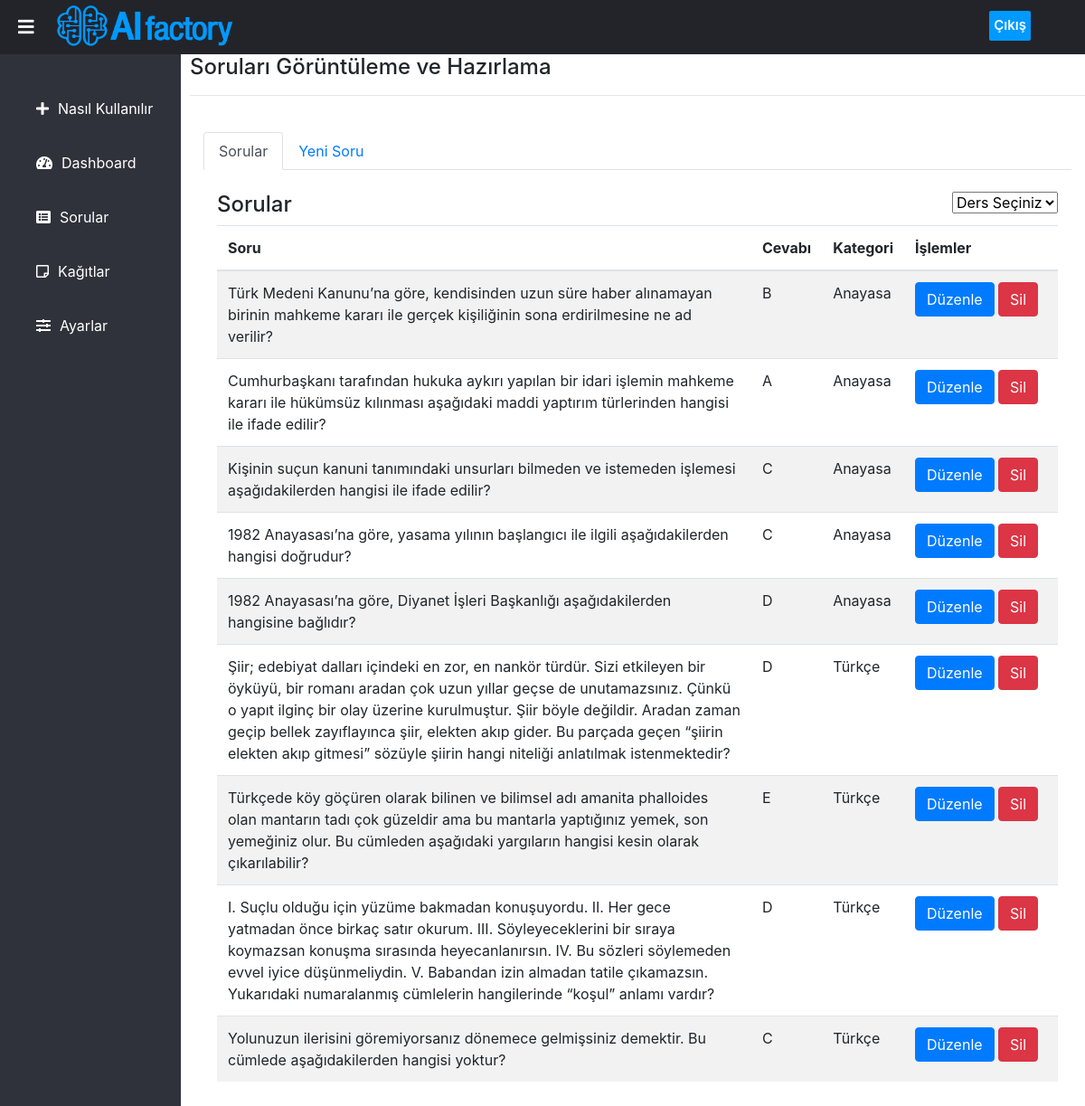
Screenshot of /questions.php (signed in) with the database file from the repository.
### tables this page shows
CREATE TABLE `questions` (
  `question_id` int(11) NOT NULL,
  `question` varchar(10000) NOT NULL,
  `answer1` varchar(255) NOT NULL,
  `answer2` varchar(255) NOT NULL,
  `answer3` varchar(255) NOT NULL,
  `answer4` varchar(255) NOT NULL,
  `answer5` varchar(255) NOT NULL,
  `correct_answer` int(11) NOT NULL,
  `category` varchar(50) DEFAULT NULL
);

### questions.php (the view, shortened to what this page needs)
<?php
include_once 'sidebar.php';
require_once "connect.php";
    $teach_cat = $_SESSION["userCategory"];
    $categories = explode(",", $teach_cat);
?>
  <div class="content">
    <section>
        <h4>Soruları Görüntüleme ve Hazırlama</h4>
        <hr>
        <div class="container mt-3">
            <br>
            <ul class="nav nav-tabs">
                <li class="nav-item">
                    <a class="nav-link active" data-toggle="tab" href="#home">Sorular</a>
                </li>
                <li class="nav-item">
                    <a class="nav-link" data-toggle="tab" href="#menu1">Yeni Soru</a>
                </li>
            </ul>
            <div class="tab-content">
                <div id="home" class="container tab-pane active">
                <br>
                <div style="display: flex;justify-content: space-between;">
                    <div><h4>Sorular</h4></div>
                    <div>
                        <?php
                        if(count($categories)>1){
                        ?>
                        <select onchange="showUser(this.value)">
                           <option value="">Ders Seçiniz</option>
                        </select>
                        <?php
                        }
                        ?>
                    </div>
                </div>
                  <table id=txtHint class="table table-striped">
                    <thead>
                        <tr>
                            <th scope="col">Soru</th>
                            <th scope="col">Cevabı</th>
                            <th scope="col">Kategori</th>
                            <th scope="col" style="width:170px;">İşlemler</th>
                        </tr>
                    </thead>
                    <tbody>
                      <?php
                      for ($i = 0; $i < count($categories); $i++){
                        $questions_record = mysqli_query($link,"SELECT * FROM questions WHERE category = '$categories[$i]'");
                        if($questions_record -> num_rows > 0){
                          while($questions_row = mysqli_fetch_array($questions_record)){
                            if($questions_row["correct_answer"] == 0){
                                        $letter_answer = "A";
                                    }else if($questions_row["correct_answer"] == 1){
                                        $letter_answer = "B";
                                    }else if($questions_row["correct_answer"] == 2){
                                        $letter_answer = "C";
                                    }else if($questions_row["correct_answer"] == 3){
                                        $letter_answer = "D";
                                    }else{$letter_answer = "E";}
                                    $temp= $questions_row['question_id'];
                                ?>
                          <tr>
                                <td><?php echo $questions_row['question']; ?></td>
                                <td><?php echo $letter_answer; ?></td>
                                <td><?php echo $questions_row['category']; ?></td>
                                <td>
                                  <a class="btn btn-primary" href="./components/edit_question.php?questionid=<?php echo $temp; ?>">Düzenle</a>
                                  <a class="btn btn-danger" href="./components/delete_question.php?questionid=<?php echo $temp; ?>">Sil</a>
                                </td>
                          </tr>
                          <?php
                          }
                        }else{echo "Hiç soru bulunamadı.";}
                      }
                       ?>
                    </tbody>
                    </table><br>
                </div>
            </div>
        </div>
    </section>
</div>

### Styles/style.css (style rules this page uses)
body { margin: 0px; padding: 0px; font-family: 'Roboto', sans-serif; }
.content { margin-left: 210px; transition:0.5s; }
section { padding-top: 60px; height: 100vh; }

### rows the page displays
questions: question "Türk Medeni Kanunu’na göre, kendisinden uzun süre haber alınamayan birinin mahkeme kararı ile gerçek kişiliğinin sona erdirilmesine ne ad verilir?", correct_answer "B", category "Anayasa"
questions: question "Cumhurbaşkanı tarafından hukuka aykırı yapılan bir idari işlemin mahkeme kararı ile hükümsüz kılınması aşağıdaki maddi yaptırım türlerinden hangisi ile ifade edilir?", correct_answer "A", category "Anayasa"
questions: question "Kişinin suçun kanuni tanımındaki unsurları bilmeden ve istemeden işlemesi aşağıdakilerden hangisi ile ifade edilir?", correct_answer "C", category "Anayasa"
questions: question "1982 Anayasası’na göre, yasama yılının başlangıcı ile ilgili aşağıdakilerden hangisi doğrudur?", correct_answer "C", category "Anayasa"
questions: question "1982 Anayasası’na göre, Diyanet İşleri Başkanlığı aşağıdakilerden hangisine bağlıdır?", correct_answer "D", category "Anayasa"
questions: question "Şiir; edebiyat dalları içindeki en zor, en nankör tür­dür. Sizi etkileyen bir öyküyü, bir romanı aradan çok uzun yıllar geçse de unutamazsınız. Çünkü o yapıt ilginç bir olay üzerine kurulmuştur. Şiir böyle de­ğildir. Aradan zaman geçip bellek zayıflayınca şiir, elekten akıp gider. Bu parçada geçen “şiirin elekten akıp gitmesi” sö­züyle şiirin hangi niteliği anlatılmak istenmek­tedir?", correct_answer "D", category "Türkçe"
questions: question "Türkçede köy göçüren olarak bilinen ve bilimsel adı amanita phalloides olan mantarın tadı çok güzeldir ama bu mantarla yaptığınız yemek, son yemeğiniz olur. Bu cümleden aşağıdaki yargıların hangisi kesin olarak çıkarılabilir?", correct_answer "E", category "Türkçe"
questions: question "I. Suçlu olduğu için yüzüme bakmadan konuşu­yordu. II. Her gece yatmadan önce birkaç satır okurum. III. Söyleyeceklerini bir sıraya koymazsan konuşma sırasında heyecanlanırsın. IV. Bu sözleri söylemeden evvel iyice düşünmeliy­din. V. Babandan izin almadan tatile çıkamazsın. Yukarıdaki numaralanmış cümlelerin hangile­rinde “koşul” anlamı vardır?", correct_answer "D", category "Türkçe"
questions: question "Yolunuzun ilerisini göremiyorsanız dönemece gel­mişsiniz demektir. Bu cümlede aşağıdakilerden hangisi yoktur?", correct_answer "C", category "Türkçe"
